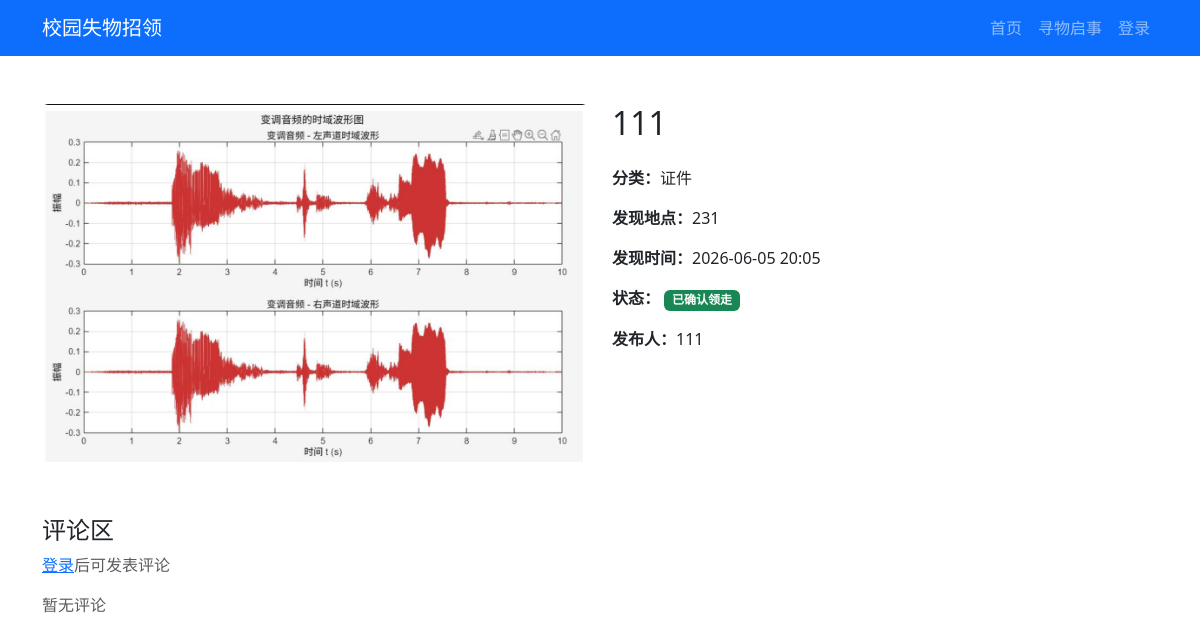
Page /item/1 on the committed database.
### app.py (models this page shows, shortened)
class LostItem(db.Model):
    id = db.Column(db.Integer, primary_key=True)
    name = db.Column(db.String(100), nullable=False)
    description = db.Column(db.Text)
    category = db.Column(db.String(50), nullable=False)
    location = db.Column(db.String(100))
    found_time = db.Column(db.DateTime)
    image_filename = db.Column(db.String(200))
    status = db.Column(db.String(20), default='pending')
    reporter_id = db.Column(db.Integer, db.ForeignKey('user.id'), nullable=False)
    claimer_name = db.Column(db.String(100))
    claimer_phone = db.Column(db.String(20))
    claimed_at = db.Column(db.DateTime)
    confirmed_at = db.Column(db.DateTime)
    created_at = db.Column(db.DateTime, default=datetime.utcnow)
    reporter = db.relationship('User', backref=db.backref('reported_items', lazy=True))

class User(UserMixin, db.Model):
    id = db.Column(db.Integer, primary_key=True)
    username = db.Column(db.String(100), unique=True, nullable=False)
    email = db.Column(db.String(120), unique=True, nullable=False)
    password = db.Column(db.String(60), nullable=False)
    is_admin = db.Column(db.Boolean, default=False)
    phone = db.Column(db.String(20))
    created_at = db.Column(db.DateTime, default=datetime.utcnow)

### app.py (the view)
@app.route('/item/<int:item_id>')
def item_detail(item_id):
    item = LostItem.query.get_or_404(item_id)
    return render_template('item_detail.html', item=item)

### app.py (called while the page is built)
@app.context_processor
def inject_notifications():
    if current_user.is_authenticated:
        unread_count = Notification.query.filter_by(user_id=current_user.id, read=False).count()
        return dict(unread_count=unread_count)
    return {}

@app.context_processor
def inject_categories():
    return dict(categories=['证件', '电子产品', '书籍', '衣物', '水杯', '其他'])

### templates/item_detail.html (shortened to what this page needs)
<!DOCTYPE html>
<html lang="zh-CN">
<head>
    <link href="https://cdn.jsdelivr.net/npm/bootstrap@5.3.0/dist/css/bootstrap.min.css" rel="stylesheet">
</head>
<body>
    <nav class="navbar navbar-expand-lg navbar-dark bg-primary">
        <div class="container">
            <a class="navbar-brand" href="/">校园失物招领</a>
            <div class="navbar-nav">
                <a class="nav-link" href="/">首页</a>
                <a class="nav-link" href="/lost_notice">寻物启事</a>
                {% if current_user.is_authenticated %}
                <a class="nav-link" href="/report">发布招领</a>
                <a class="nav-link" href="/profile">个人中心</a>
                <a class="nav-link" href="/notifications">通知{% if unread_count > 0 %}<span class="badge bg-danger">{{ unread_count }}</span>{% endif %}</a>
                {% if current_user.is_admin %}
                <a class="nav-link" href="/admin">管理后台</a>
                {% endif %}
                <a class="nav-link" href="/logout">退出登录</a>
                {% else %}
                <a class="nav-link" href="/login">登录</a>
                {% endif %}
            </div>
        </div>
    </nav>
    <div class="container mt-5">
        <div class="row">
            <div class="col-md-6">
                {% if item.image_filename %}
                <img src="{{ url_for('static', filename='uploads/' + item.image_filename) }}"
                     class="img-fluid rounded" alt="{{ item.name }}">
                {% else %}
                <div class="bg-light rounded d-flex align-items-center justify-content-center" style="height: 400px;">
                    <span class="text-muted">暂无图片</span>
                </div>
                {% endif %}
            </div>
            <div class="col-md-6">
                <h2>{{ item.name }}</h2>
                <div class="mt-4">
                    <p><strong>分类：</strong>{{ item.category }}</p>
                    <p><strong>发现地点：</strong>{{ item.location }}</p>
                    <p><strong>发现时间：</strong>{{ item.found_time.strftime('%Y-%m-%d %H:%M') }}</p>
                    <p><strong>状态：</strong>
                        {% if item.status == 'pending' %}
                        <span class="badge bg-warning">待认领</span>
                        {% elif item.status == 'claimed' %}
                        <span class="badge bg-info">已有人认领</span>
                        {% elif item.status == 'confirmed' %}
                        <span class="badge bg-success">已确认领走</span>
                        {% endif %}
                    </p>
                    <p><strong>发布人：</strong>{{ item.reporter.username }}</p>
                </div>
            </div>
        </div>
        <div class="row mt-5">
            <div class="col-md-12">
                <h4>评论区</h4>
                {% if current_user.is_authenticated %}
                <form action="/item/{{ item.id }}/comment" method="POST" class="mb-4">
                    <div class="input-group">
                        <input type="text" class="form-control" name="content" placeholder="发表评论..." required>
                        <button class="btn btn-primary" type="submit">发布</button>
                    </div>
                </form>
                {% else %}
                <p class="text-muted"><a href="/login">登录</a>后可发表评论</p>
                {% endif %}
                {% if item.comments %}
                <div class="list-group">
                    {% for comment in item.comments %}
                    <div class="list-group-item">
                        <div class="d-flex justify-content-between">
                            <div>
                                <strong>{{ comment.user.username }}</strong>
                                <small class="text-muted ms-2">{{ comment.created_at.strftime('%Y-%m-%d %H:%M') }}</small>
                            </div>
                            {% if current_user.id == comment.user_id or current_user.is_admin %}
                            <a href="/comment/delete/{{ comment.id }}" class="btn btn-sm btn-outline-danger">删除</a>
                            {% endif %}
                        </div>
                        <p class="mt-2">{{ comment.content }}</p>
                    </div>
                    {% endfor %}
                </div>
                {% else %}
                <p class="text-muted">暂无评论</p>
                {% endif %}
            </div>
        </div>
    </div>
</body>
</html>

### rows in the picture
LostItem: image_filename (picture), name "111", category "证件", location "231", found_time "2026-06-05 20:05"
User: reporter.username "111"
